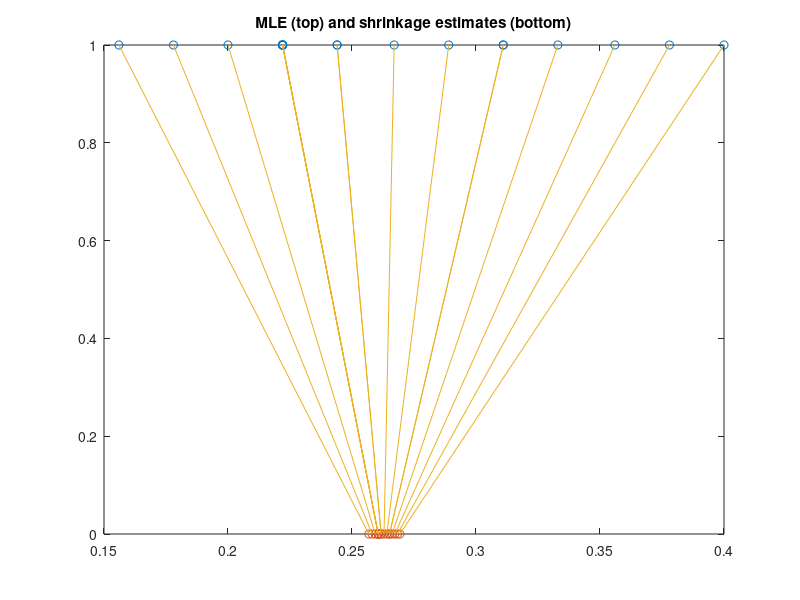

Reproduce this figure in MATLAB. (Note: this script raises an error after producing the figure.)
%% Baseball Batting Average Shrinkage Estimates
% Reproduce example from
% "Data Analysis Using Stein's Estimator and its Generalizations"
% Bradley Efron; Carl Morris JASA Vol. 70, No. 350. (Jun., 1975), pp.
% 311-319.
%% Data
% 1970 batting averages for 18 major league players. 
% first column = batting average for first 45 at bats
% 2nd column   = batting everage for remainder of season
data = [0.400 0.346;
     0.378 0.298
     0.356 0.276
     0.333 0.222
     0.311 0.273
     0.311 0.270
     0.289 0.263
     0.267 0.210
     0.244 0.269
     0.244 0.230
     0.222 0.264
     0.222 0.256
     0.222 0.303
     0.222 0.264
     0.222 0.226
     0.200 0.285
     0.178 0.316
     0.156 0.200];
%% Data Transformation
Y = data(:,1);
p = data(:,2);
n = 45;
x = sqrt(n)*asin(2*Y-1); % arcsin transform
d = length(x);
xbar = mean(x);
V    = sum((x-xbar).^2);
s2   = V/d;
%B = (d-3)/V;% Efron-Morris shrinkage
sigma2 = 1; % by construction of the arcsin transform
B = sigma2/(sigma2 + max(0, s2-sigma2)); % EB
shrunkTransformed = xbar + (1-B)*(x-xbar); 
shrunk = 0.5*(sin(shrunkTransformed/sqrt(n))+1); % untransform
MLE = Y;
%% Plot Shrinkage Estimates
figure;
plot(MLE, ones(1, d) ,'o');
hold on
plot(shrunk, 0*ones(1, d), 'o');
for i=1:d
  line([Y(i); shrunk(i)], [1; 0]);
end
title('MLE (top) and shrinkage estimates (bottom)')
printPmtkFigure shrinkageDemoBaseballParams; 
%% Histograms
figure;
ndx = 1:5;
h = bar([p(ndx)'; 
MLE(ndx)'; shrunk(ndx)']');
legend({'true', 'MLE', 'shrunk'})
[im_hatch, colorlist] = applyhatch_pluscolor(gcf,'\-x.', 1);
title(sprintf('MSE MLE = %6.4f, MSE shrunk = %6.4f', mse(p,MLE), mse(p,shrunk)));
printPmtkFigure shrinkageDemoBaseballPred; 
